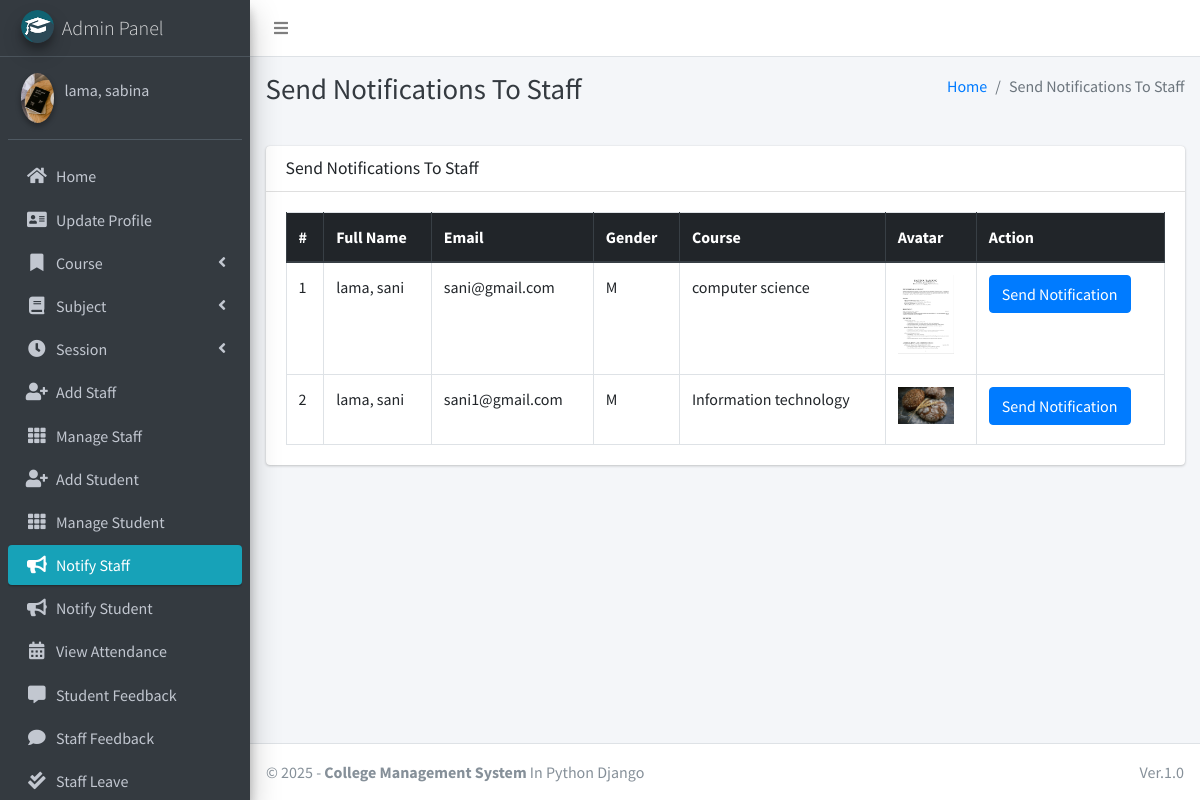
The page /admin_notify_staff (signed in) on the database its author committed.
### main_app/models.py (models this page shows, shortened)
class CustomUser(AbstractUser):
    USER_TYPE = ((1, "HOD"), (2, "Staff"), (3, "Student"))
    GENDER = [("M", "Male"), ("F", "Female")]
    username = None  # Removed username, using email instead
    email = models.EmailField(unique=True)
    user_type = models.CharField(default=1, choices=USER_TYPE, max_length=1)
    gender = models.CharField(max_length=1, choices=GENDER)
    profile_pic = models.ImageField()
    address = models.TextField()
    fcm_token = models.TextField(default="")  # For firebase notifications
    created_at = models.DateTimeField(auto_now_add=True)
    updated_at = models.DateTimeField(auto_now=True)
    USERNAME_FIELD = "email"
    REQUIRED_FIELDS = []
    objects = CustomUserManager()
    def __str__(self):
        return self.last_name + ", " + self.first_name

class Staff(models.Model):
    course = models.ForeignKey(Course, on_delete=models.DO_NOTHING, null=True, blank=False)
    admin = models.OneToOneField(CustomUser, on_delete=models.CASCADE)

class Course(models.Model):
    name = models.CharField(max_length=120)
    created_at = models.DateTimeField(auto_now_add=True)
    updated_at = models.DateTimeField(auto_now=True)

### main_app/hod_views.py (the view)
# urls.py: path("admin_notify_staff", hod_views.admin_notify_staff,
def admin_notify_staff(request):
    staff = CustomUser.objects.filter(user_type=2)
    context = {
        'page_title': "Send Notifications To Staff",
        'allStaff': staff
    }
    return render(request, "hod_template/staff_notification.html", context)

### main_app/templates/hod_template/staff_notification.html (shortened to what this page needs)
{% extends 'main_app/base.html' %}
{% load static %}
{% block page_title %}{{page_title}}{% endblock page_title %}
{% block content %}
<section class="content">
    <div class="container-fluid">
        <div class="row">
            <div class="col-md-12">
                <div class="card">
                    <div class="card-header">
                        <h3 class="card-title">{{page_title}}</h3>
                    </div>
                    <div class="card-body">
                        <table id="example2" class="table table-bordered table-hover">
                            <thead class="thead-dark">
                                <tr>
                                    <th>#</th>
                                    <th>Full Name</th>
                                    <th>Email</th>
                                    <th>Gender</th>
                                    <th>Course</th>
                                    <th>Avatar</th>
                                    <th>Action</th>
                                </tr>
                            </thead>
                            <tbody>
                                {% for staff in allStaff %}
                                <tr>
                                    <td>{{ forloop.counter }}</td>
                                    <td>{{staff.last_name}}, {{staff.first_name}}</td>
                                    <td>{{staff.email}}</td>
                                    <td>{{staff.gender}}</td>
                                    <td>{{staff.staff.course.name}}</td>
                                    <td>
                                        {% if staff.profile_pic == ""  %}
                                        No Image
                                        {% else %}
                                        <img class="img img-fluid mb-2" height="56" width="56"
                                            src="{{staff.profile_pic}}" alt="">
                                        {% endif %}
                                    </td>
                                    <td><button data-toggle = "modal" data-target = "#myModal"class="btn btn-primary show_notification" value="{{staff.id}}">Send Notification</button>
                                    </td>
                                </tr>
                                {% endfor %}
                            </tbody>
                        </table>
                    </div>
                </div>
            </div>
        </div>
    </div>
</section>
{% endblock content %}

### main_app/templates/main_app/sidebar_template.html (shortened to what this page needs)
{% load static %}
<aside class="main-sidebar sidebar-dark-info elevation-4">
    {% if request.user.user_type == '1' %}
    <a href="{% url 'admin_home' %}" class="brand-link">
        <img src="{% static 'dist/img/cmsl.png' %} " alt="AdminLTE Logo"
            class="brand-image img-circle elevation-3" >
        <span class="brand-text font-weight-light">Admin Panel</span>
    </a>
    <div class="sidebar">
        <div class="user-panel mt-3 pb-3 mb-3 d-flex">
            <div class="image">
                <img src="{{ request.user.profile_pic}}" class="img-circle elevation-2" alt="User Image">
            </div>
            <div class="info">
                <a href="#" class="d-block">{{user}}</a>
            </div>
        </div>
        <nav class="mt-2">
            <ul class="nav nav-pills nav-sidebar flex-column" data-widget="treeview" role="menu" data-accordion="false">
                <li class="nav-item">
                    {% url 'admin_home' as admin_home %}
                    <a href="{{admin_home}}" class="nav-link {% if admin_home == request.path %} active {% endif %}">
                        <i class="nav-icon fas fa-home"></i>
                        <p>
                            Home
                        </p>
                    </a>
                </li>
                <li class="nav-item">
                    {% url 'admin_view_profile' as admin_view_profile %}
                    <a href="{{admin_view_profile}}"
                        class="nav-link {% if admin_view_profile == request.path %} active {% endif %}">
                        <i class="nav-icon fas fa-address-card"></i>
                        <p>
                            Update Profile
                        </p>
                    </a>
                </li>
                <li class="nav-item has-treeview">
                    <a href="#" class="nav-link">
                        <i class="nav-icon fas fa-bookmark"></i>
                        <p>
                            Course
                            <i class="fas fa-angle-left right"></i>
                        </p>
                    </a>
                </li>
                <li class="nav-item has-treeview">
                    <a href="#" class="nav-link">
                        <i class="nav-icon fas fa-book"></i>
                        <p>
                            Subject
                            <i class="fas fa-angle-left right"></i>
                        </p>
                    </a>
                </li>
                <li class="nav-item has-treeview">
                    <a href="#" class="nav-link">
                        <i class="nav-icon fas fa-clock"></i>
                        <p>
                            Session
                            <i class="fas fa-angle-left right"></i>
                        </p>
                    </a>
                </li>
                <li class="nav-item">
                    {% url 'add_staff' as add_staff %}
                    <a href="{{add_staff}}" class="nav-link {% if add_staff == request.path %} active {% endif %}">
                        <i class="nav-icon fas fa-user-plus"></i>
                        <p>
                            Add Staff
                        </p>
                    </a>
                </li>
                <li class="nav-item">
                    {% url 'manage_staff' as manage_staff %}
                    {% url 'edit_staff' staff_id as edit_staff %}
                    <a href="{{manage_staff}}"
                        class="nav-link {% if manage_staff == request.path or request.path == edit_staff %} active {% endif %}">
                        <i class="nav-icon fas fa-th"></i>
                        <p>
                            Manage Staff
                        </p>
                    </a>
                </li>
                <li class="nav-item">
                    {% url 'add_student' as add_student%}
                    <a href="{{add_student}}" class="nav-link  {% if add_student == request.path %} active {% endif %}">
                        <i class="nav-icon fas fa-user-plus"></i>
                        <p>
                            Add Student
                        </p>
                    </a>
                </li>
                <li class="nav-item">
                    {% url 'manage_student' as manage_student %}
                    {% url 'edit_student' student_id as edit_student %}
                    <a href="{{manage_student}}"
                        class="nav-link  {% if edit_student == request.path or manage_student == request.path %} active {% endif %}">
                        <i class="nav-icon fas fa-th"></i>
                        <p>
                            Manage Student
                        </p>
                    </a>
                </li>
                <li class="nav-item">
                    {% url 'admin_notify_staff' as admin_notify_staff %}
                    <a href="{{admin_notify_staff}}"
                        class="nav-link {% if admin_notify_staff == request.path %} active {% endif %}">
                        <i class="nav-icon fas fa-bullhorn"></i>
                        <p>
                            Notify Staff
                        </p>
                    </a>
                </li>
                <li class="nav-item">
                    {% url 'admin_notify_student' as admin_notify_student %}
                    <a href="{{admin_notify_student}}"
                        class="nav-link {% if admin_notify_student == request.path %} active {% endif %}">
                        <i class="nav-icon fas fa-bullhorn"></i>
                        <p>
                            Notify Student
                        </p>
                    </a>
                </li>
                <li class="nav-item">
                    {% url 'admin_view_attendance' as admin_view_attendance %}
                <li class="nav-item">
                    <a href="{{admin_view_attendance}}"
                        class="nav-link  {% if admin_view_attendance == request.path %} active {% endif %}">
                        <i class="nav-icon fas fa-calendar-alt"></i>
                        <p>
                            View Attendance
                        </p>
                    </a>
                </li>
                <li class="nav-item">
                    {% url 'student_feedback_message' as student_feedback_message %}
                    <a href="{{ student_feedback_message }}"
                        class="nav-link  {% if student_feedback_message == request.path %} active {% endif %}">
                        <i class="nav-icon fas fa-comment-alt"></i>
                        <p>
                            Student Feedback
                        </p>
                    </a>
                </li>
                <li class="nav-item">
                    {% url 'staff_feedback_message' as staff_feedback_message %}
                    <a href="{{staff_feedback_message}}"
                        class="nav-link   {% if staff_feedback_message == request.path %} active {% endif %}">
                        <i class="nav-icon fas fa-comment"></i>
                        <p>
                            Staff Feedback
                        </p>
                    </a>
                </li>
                <li class="nav-item">
                    {% url 'view_staff_leave' as view_staff_leave %}
                    <a href="{{view_staff_leave}}"
                        class="nav-link  {% if view_staff_leave == request.path %} active {% endif %}">
                        <i class="nav-icon fas fa-check-double"></i>
                        <p>
                            Staff Leave
                        </p>
                    </a>
                </li>
                                        {% endif %}
                                    </ul>
                                </nav>
                            </div>
</aside>

### rows shown on the page
CustomUser: user.profile_pic (picture), last_name+first_name "lama, sabina"
CustomUser: last_name "lama", first_name "sani", email "sani@gmail.com", gender "M", staff.course.name "computer science", profile_pic (picture)
CustomUser: last_name "lama", first_name "sani", email "sani1@gmail.com", gender "M", staff.course.name "Information technology", profile_pic (picture)

### other values the page prints
{{ page_title }} "Send Notifications To Staff"
